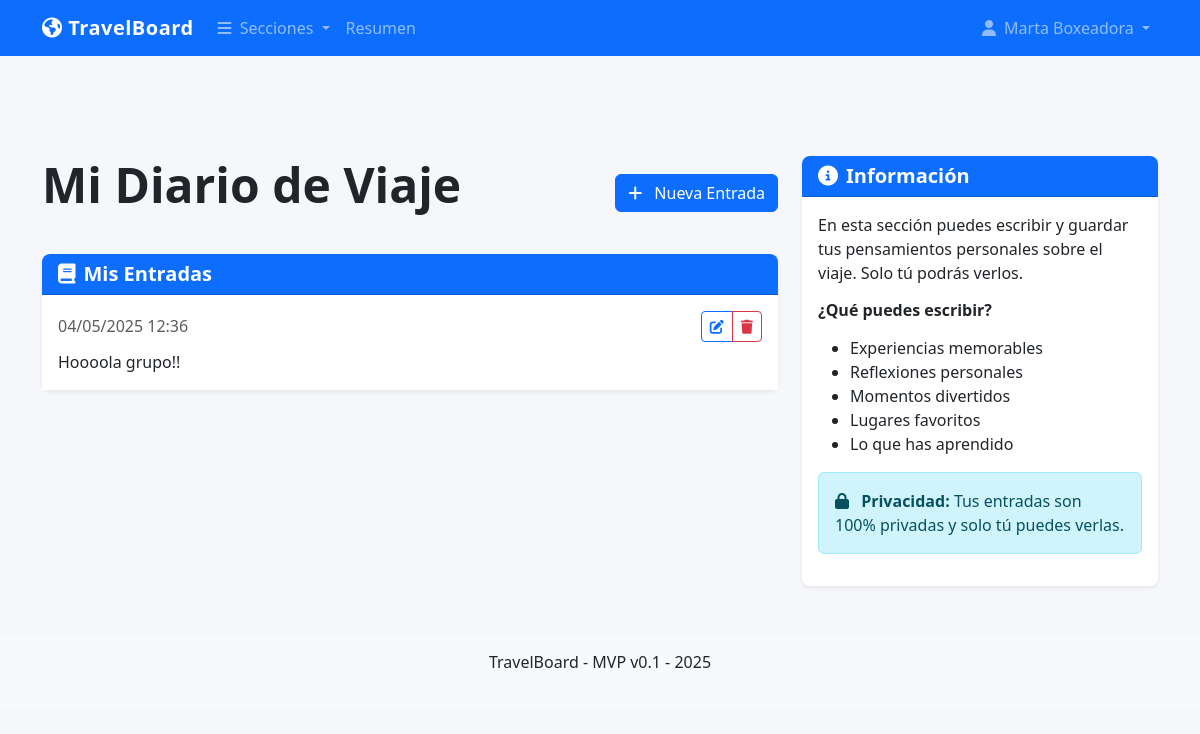
Before: /diary/diario (signed in) with the older database file.
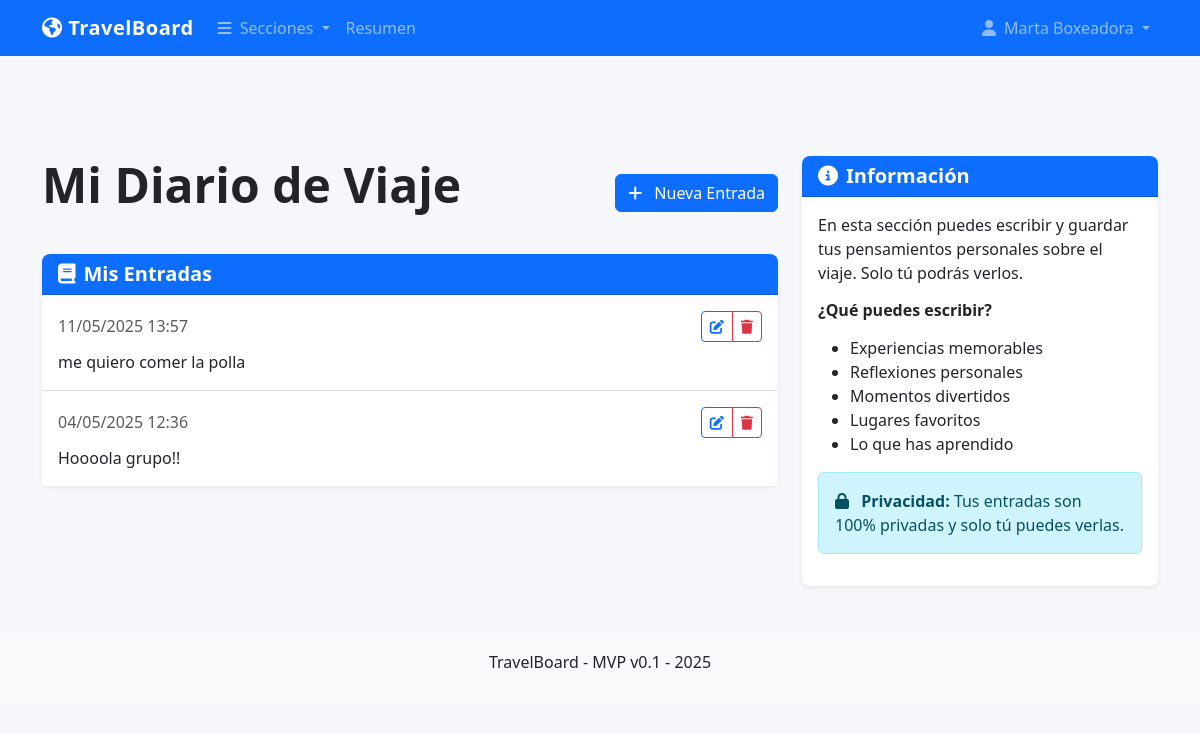
After: the same page with the newer database file.
### models.py (models this page shows, shortened)
class User(UserMixin, db.Model):
    id = db.Column(db.Integer, primary_key=True)
    username = db.Column(db.String(80), unique=True, nullable=False)
    password_hash = db.Column(db.String(200), nullable=False)
    name = db.Column(db.String(100), nullable=False)
    phone = db.Column(db.String(20), nullable=True)
    is_admin = db.Column(db.Boolean, default=False)

class DiaryEntry(db.Model):
    id = db.Column(db.Integer, primary_key=True)
    user_id = db.Column(db.Integer, db.ForeignKey('user.id'), nullable=False)
    date = db.Column(db.DateTime, default=datetime.now)
    content = db.Column(db.Text, nullable=False)
    user = db.relationship('User', backref=db.backref('diary_entries', lazy=True))

### diary.py (the view)
@diary.route('/diario')
@login_required
def index():
    entries = DiaryEntry.query.filter_by(user_id=current_user.id).order_by(DiaryEntry.date.desc()).all()
    return render_template('diary/index.html', entries=entries)

### app.py (called while the page is built)
@app.template_filter('now')
def get_now():
    return datetime.now()

@login_manager.user_loader
def load_user(user_id):
    return User.query.get(int(user_id))

@app.before_request
def check_initial_setup():
    public_endpoints = ['static', 'setup', 'auth.login', 'auth.logout']
    if request.endpoint in public_endpoints:
        return None
    user_count = User.query.count()
    if user_count == 0 and request.endpoint != 'setup':
        return redirect(url_for('setup'))
    if not current_user.is_authenticated and request.endpoint not in public_endpoints:
        return redirect(url_for('auth.login'))

### templates/diary/index.html (shortened to what this page needs)
{% extends "base.html" %}
{% block content %}
<div class="d-flex justify-content-between align-items-center mb-4">
    <h1 class="display-5">Mi Diario de Viaje</h1>
    <a href="{{ url_for('diary.new_entry') }}" class="btn btn-primary">
        <i class="fas fa-plus me-2"></i> Nueva Entrada
    </a>
</div>
{% if entries %}
    <div class="card mb-4">
        <div class="card-header bg-primary text-white">
            <h5 class="mb-0"><i class="fas fa-book me-2"></i>Mis Entradas</h5>
        </div>
        <div class="card-body p-0">
            <div class="list-group list-group-flush">
                {% for entry in entries %}
                    <div class="list-group-item">
                        <div class="d-flex justify-content-between align-items-center mb-2">
                            <span class="text-muted">{{ entry.date.strftime('%d/%m/%Y %H:%M') }}</span>
                            <div class="btn-group">
                                <a href="{{ url_for('diary.edit_entry', entry_id=entry.id) }}" class="btn btn-sm btn-outline-primary">
                                    <i class="fas fa-edit"></i>
                                </a>
                                <button type="button" class="btn btn-sm btn-outline-danger"
                                        data-bs-toggle="modal" data-bs-target="#deleteModal{{ entry.id }}">
                                    <i class="fas fa-trash"></i>
                                </button>
                            </div>
                        </div>
                        <p class="mb-0">{{ entry.content }}</p>
                    </div>
                {% endfor %}
            </div>
        </div>
    </div>
{% endif %}
{% endblock %}
{% block sidebar %}
<div class="card">
    <div class="card-header bg-primary text-white">
        <h5 class="mb-0"><i class="fas fa-info-circle me-2"></i>Información</h5>
    </div>
    <div class="card-body">
        <p>En esta sección puedes escribir y guardar tus pensamientos personales sobre el viaje. Solo tú podrás verlos.</p>
        <h6 class="mt-3">¿Qué puedes escribir?</h6>
        <ul>
            <li>Experiencias memorables</li>
            <li>Reflexiones personales</li>
            <li>Momentos divertidos</li>
            <li>Lugares favoritos</li>
            <li>Lo que has aprendido</li>
        </ul>
        <div class="alert alert-info mt-3">
            <i class="fas fa-lock me-2"></i>
            <strong>Privacidad:</strong> Tus entradas son 100% privadas y solo tú puedes verlas.
        </div>
    </div>
</div>
{% endblock %}

### templates/base.html (shortened to what this page needs)
<!DOCTYPE html>
<html lang="es">
<head>
    <link href="https://cdn.jsdelivr.net/npm/bootstrap@5.3.0/dist/css/bootstrap.min.css" rel="stylesheet">
    <link rel="stylesheet" href="https://cdnjs.cloudflare.com/ajax/libs/font-awesome/6.4.0/css/all.min.css">
    <link rel="stylesheet" href="{{ url_for('static', filename='css/main.css') }}">
    <link rel="stylesheet" href="{{ url_for('static', filename='css/responsive.css') }}">
</head>
<body>
    <header class="fixed-top">
        <nav class="navbar navbar-expand-lg navbar-dark bg-primary">
            <div class="container">
                <a class="navbar-brand" href="/">
                    <i class="fas fa-globe-americas"></i> TravelBoard
                </a>
                <div class="collapse navbar-collapse" id="mainNav">
                    <ul class="navbar-nav me-auto">
                        <li class="nav-item dropdown">
                            <a class="nav-link dropdown-toggle" href="#" id="sectionDropdown" role="button" data-bs-toggle="dropdown" aria-expanded="false">
                                <i class="fas fa-bars me-1"></i> Secciones
                            </a>
                        </li>
                        <li class="nav-item">
                            <a class="nav-link" href="/#overview">Resumen</a>
                        </li>
                    </ul>
                    <ul class="navbar-nav">
                        {% if current_user.is_authenticated %}
                            <li class="nav-item dropdown">
                                <a class="nav-link dropdown-toggle" href="#" id="userDropdown" role="button" data-bs-toggle="dropdown" aria-expanded="false">
                                    <i class="fas fa-user me-1"></i> {{ current_user.name }}
                                </a>
                            </li>
                        {% else %}
                            <li class="nav-item">
                                <a class="nav-link" href="{{ url_for('auth.login') }}">
                                    <i class="fas fa-sign-in-alt me-1"></i> Iniciar sesión
                                </a>
                            </li>
                        {% endif %}
                    </ul>
                </div>
            </div>
        </nav>
    </header>
    <main class="container mt-5 pt-5">
        <div class="row">
            <div class="col-lg-8 mb-4">
                {% block content %}{% endblock %}
            </div>
            <div class="col-lg-4">
                {% block sidebar %}{% endblock %}
            </div>
        </div>
    </main>
    <footer class="mt-5 py-3 bg-light">
        <div class="container text-center">
            <p>TravelBoard - MVP v0.1 - {% if current_date %}{{ current_date.strftime('%Y') }}{% else %}{{ now().year }}{% endif %}</p>
        </div>
    </footer>
</body>
</html>

### static/css/main.css (style rules this page uses)
:root { --primary-color: #0d6efd; --secondary-color: #6c757d; --accent-color: #fd7e14; --success-color: #198754; --info-color: #0dcaf0; --warning-color: #ffc107; --danger-color: #dc3545; --light-color: #f8f9fa; --dark-color: #212529; }
body { font-family: 'Segoe UI', Tahoma, Geneva, Verdana, sans-serif; background-color: #f5f7fa; color: var(--dark-color); padding-top: 60px; }
a { color: var(--primary-color); text-decoration: none; transition: color 0.2s ease-in-out; }
.navbar-brand { font-weight: 700; letter-spacing: 0.5px; }
.card { border: none; border-radius: 0.5rem; box-shadow: 0 0.125rem 0.25rem rgba(0, 0, 0, 0.075); transition: transform 0.2s ease-in-out, box-shadow 0.2s ease-in-out; }
.card-header { border-radius: 0.5rem 0.5rem 0 0 !important; font-weight: 600; }
h1, h2, h3, h4, h5, h6 { font-weight: 600; margin-bottom: 1rem; }
.display-5, .display-6 { font-weight: 600; }
.list-group-item { border-left: none; border-right: none; padding: 1rem; }
.list-group-item:first-child { border-top: none; }
.list-group-item:last-child { border-bottom: none; }
html { scroll-behavior: smooth; scroll-padding-top: 70px; }

### static/css/responsive.css (style rules this page uses)
@media (prefers-reduced-motion: no-preference) { .nav-item { transition: all 0.2s ease; } }

Changed rows visible on the page:
added DiaryEntry: date "11/05/2025 13:57", content "me quiero comer la polla"
